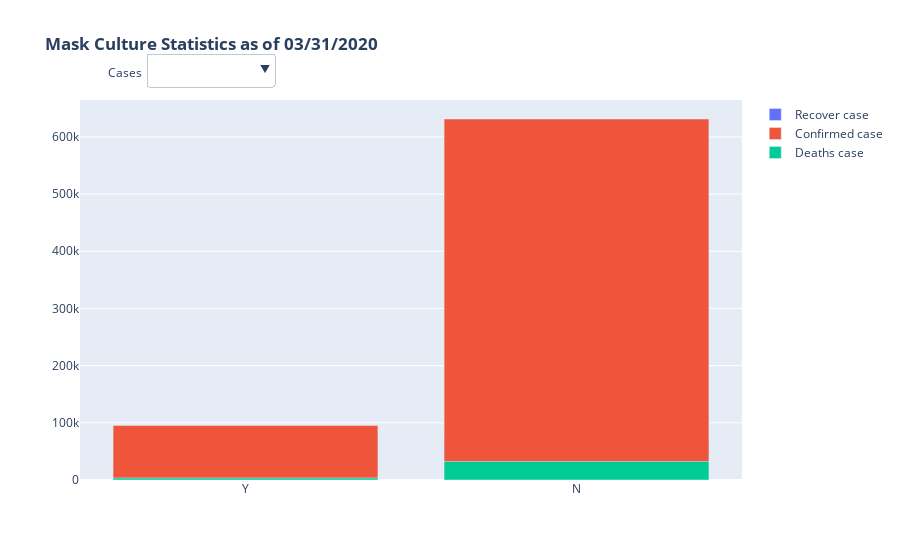

Here is the notebook cell this chart was saved with:
### Code cell
fig = go.Figure()

select_date = '03/31/2020'
# Adjust groupby instance
by_country_sum=all_df[(all_df['ObservationDate']==select_date)].groupby('Mask').sum().sort_values(by='Recovered',ascending=False)


# cases  by mask
fig.add_trace(go.Bar(x=by_country_sum.index, 
                          y=by_country_sum['Recovered'],name='Recover case'))

fig.add_trace(go.Bar(x=by_country_sum.index, 
                          y=by_country_sum['Confirmed'],name='Confirmed case'))

fig.add_trace(go.Bar(x=by_country_sum.index, 
                          y=by_country_sum['Deaths'],name='Deaths case'))



button_layer_1_height = 1.15
fig.update_layout(
    title="<b>Mask Culture Statistics as of {} <b> ".format(select_date),barmode='overlay',
updatemenus=list([
    dict(active=-1,
         buttons=list([ 
             dict(label = "All",
                 method = "update",
                 args = [{"visible": [True, True, True]},
                         {"title": "All"}]),
            dict(label = "Recover case",
                 method = "update",
                 args = [{"visible": [True, False, False]},
                         {"title": "Recover case"}]),
            dict(label = "Confirmed case",
                 method = "update",
                 args = [{"visible": [False, True, False]},
                         {"title": "Confirmed case"}]),
             dict(label = "Deaths",
                 method = "update",
                 args = [{"visible": [False, False, True]},
                         {"title": "Deaths"}])
        ]),
         direction="down",
            pad={"r": 10, "t": 10},
            showactive=True,
            x=0.1,
            xanchor="left",
            y=button_layer_1_height,
            yanchor="top"
    )
]))

fig.update_layout(
    annotations=[
        dict(text="Cases", x=0.04, xref="paper", y=1.1, yref="paper",
                             align="left", showarrow=False)
    ])

fig.show()

### Figure 1 — Plotly figure (JSON) as saved in the notebook; plotly's stock layout.template omitted (floating-point values rounded to 4 significant figures)
{"data": [{"name": "Recover case", "type": "bar", "x": ["Y", "N"], "y": [82151, 75426]}, {"name": "Confirmed case", "type": "bar", "x": ["Y", "N"], "y": [95374, 631283]}, {"name": "Deaths case", "type": "bar", "x": ["Y", "N"], "y": [3562, 32463]}], "layout": {"annotations": [{"align": "left", "showarrow": false, "text": "Cases", "x": 0.04, "xref": "paper", "y": 1.1, "yref": "paper"}], "barmode": "overlay", "title": {"text": "<b>Mask Culture Statistics as of 03/31/2020 <b> "}, "updatemenus": [{"active": -1, "buttons": [{"args": [{"visible": [true, true, true]}, {"title": "All"}], "label": "All", "method": "update"}, {"args": [{"visible": [true, false, false]}, {"title": "Recover case"}], "label": "Recover case", "method": "update"}, {"args": [{"visible": [false, true, false]}, {"title": "Confirmed case"}], "label": "Confirmed case", "method": "update"}, {"args": [{"visible": [false, false, true]}, {"title": "Deaths"}], "label": "Deaths", "method": "update"}], "direction": "down", "pad": {"r": 10, "t": 10}, "showactive": true, "x": 0.1, "xanchor": "left", "y": 1.15, "yanchor": "top"}]}}
